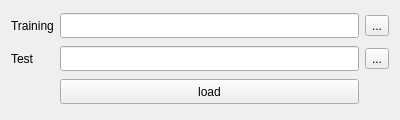
<?xml version="1.0" encoding="UTF-8"?>
<ui version="4.0">
 <class>LoadDataWidget</class>
 <widget class="QWidget" name="LoadDataWidget">
  <property name="geometry">
   <rect>
    <x>0</x>
    <y>0</y>
    <width>400</width>
    <height>120</height>
   </rect>
  </property>
  <property name="minimumSize">
   <size>
    <width>400</width>
    <height>120</height>
   </size>
  </property>
  <property name="maximumSize">
   <size>
    <width>400</width>
    <height>120</height>
   </size>
  </property>
  <property name="windowTitle">
   <string>Form</string>
  </property>
  <layout class="QGridLayout" name="gridLayout">
   <item row="2" column="0">
    <widget class="QLabel" name="label_test">
     <property name="text">
      <string>Test</string>
     </property>
    </widget>
   </item>
   <item row="1" column="1">
    <widget class="QLineEdit" name="lineEdit_training">
     <property name="minimumSize">
      <size>
       <width>0</width>
       <height>25</height>
      </size>
     </property>
    </widget>
   </item>
   <item row="1" column="3">
    <widget class="QToolButton" name="toolButton_training">
     <property name="text">
      <string>...</string>
     </property>
    </widget>
   </item>
   <item row="1" column="0">
    <widget class="QLabel" name="label_training">
     <property name="text">
      <string>Training</string>
     </property>
    </widget>
   </item>
   <item row="2" column="1">
    <widget class="QLineEdit" name="lineEdit_test">
     <property name="minimumSize">
      <size>
       <width>0</width>
       <height>25</height>
      </size>
     </property>
    </widget>
   </item>
   <item row="2" column="3">
    <widget class="QToolButton" name="toolButton_test">
     <property name="text">
      <string>...</string>
     </property>
    </widget>
   </item>
   <item row="3" column="1">
    <widget class="QPushButton" name="pushButton_load">
     <property name="minimumSize">
      <size>
       <width>0</width>
       <height>25</height>
      </size>
     </property>
     <property name="text">
      <string>load</string>
     </property>
    </widget>
   </item>
  </layout>
 </widget>
 <resources/>
 <connections/>
</ui>
